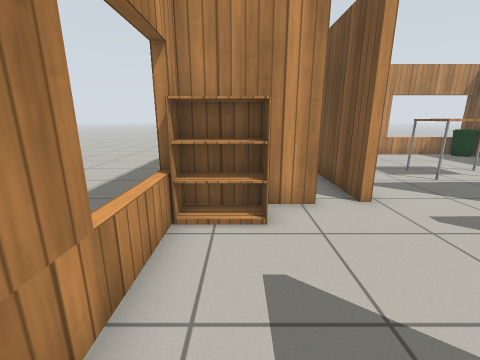
View 1 (above)

20 first-person views from a walk through a Gazebo world. The camera is 1 m above the floor, tilts 14° down and sees 90° across. The floor is counted in squares, 0.5 m on a side. Each view is taken from the middle of a square. On the plan, view 1 faces up. The plan holds only what a view shows up to about 15 squares ahead; the rest is blank. Gazebo's built-in surfaces are drawn with simple patterns.

View 2
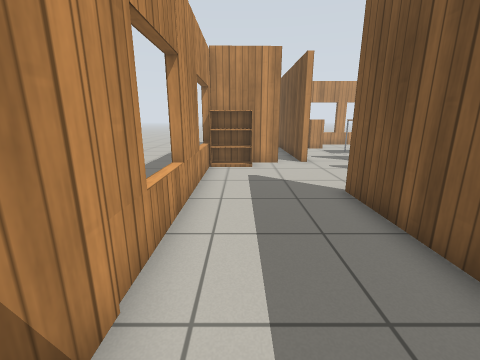

View 3
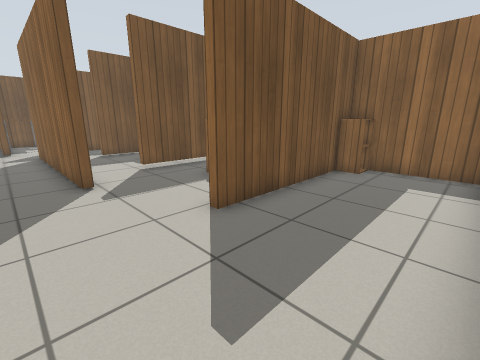

View 4
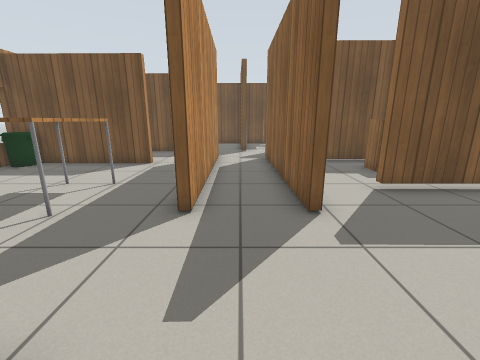

View 5
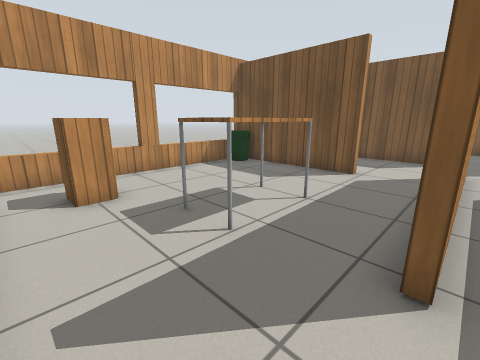

View 6
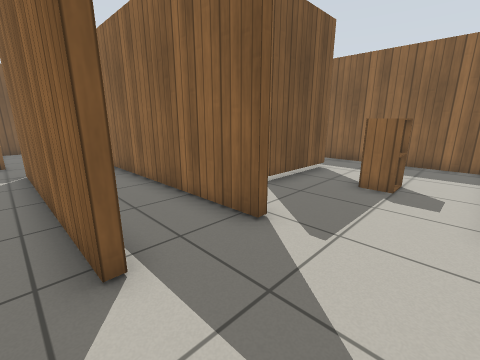

View 7
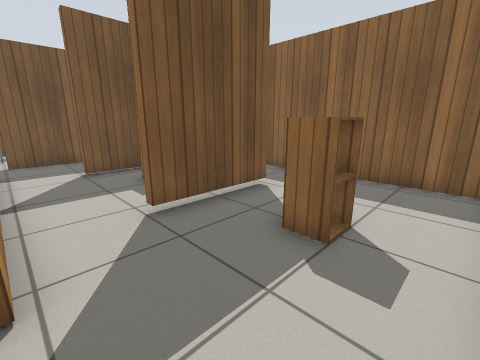

View 8
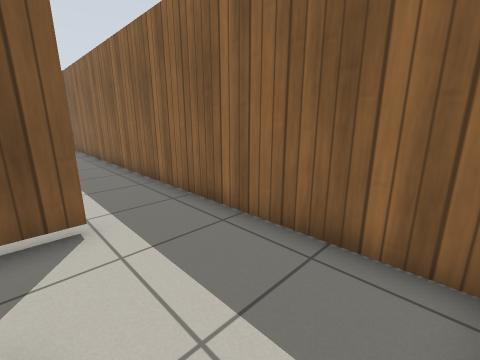

View 9
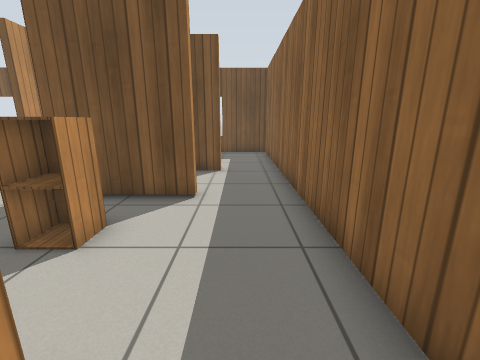

View 10
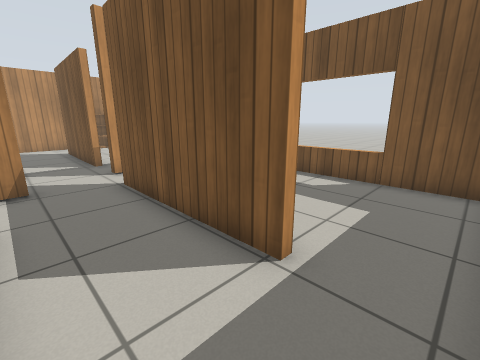

View 11
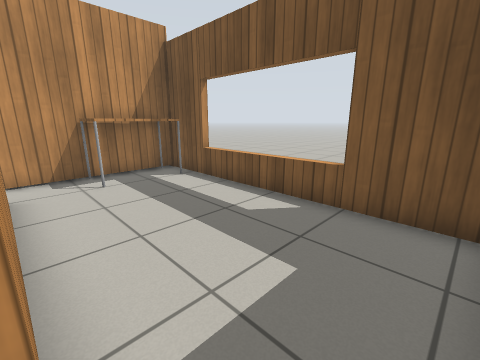

View 12
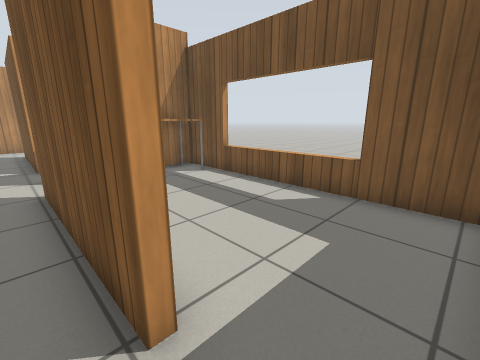

View 13
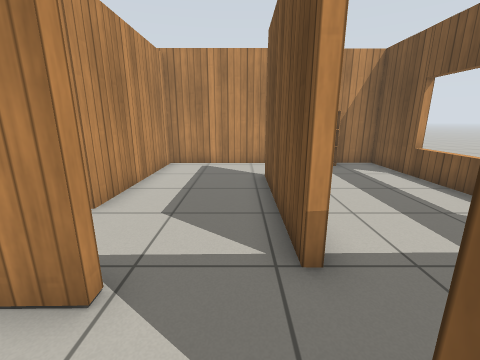

View 14
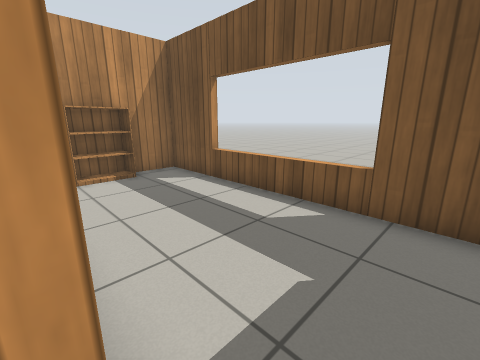

View 15
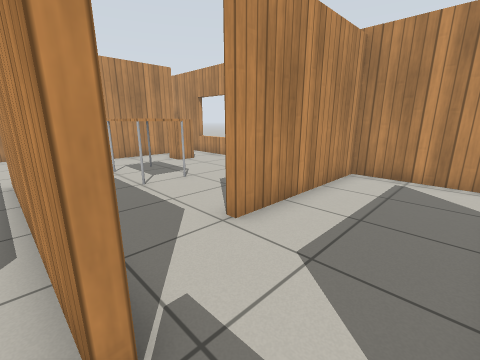

View 16
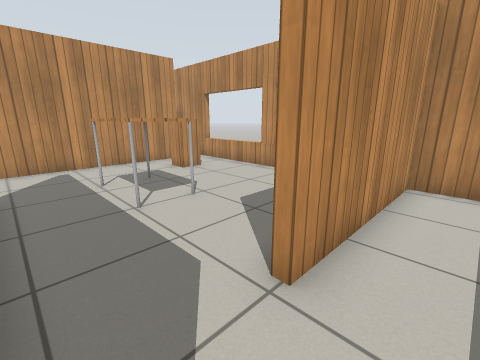

View 17
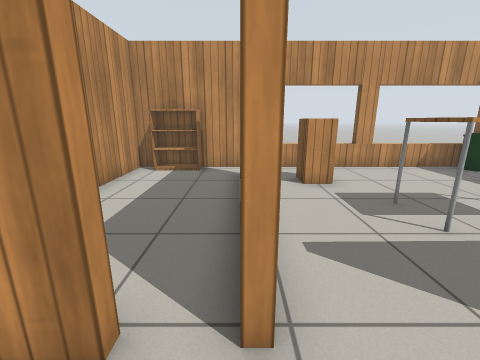

View 18
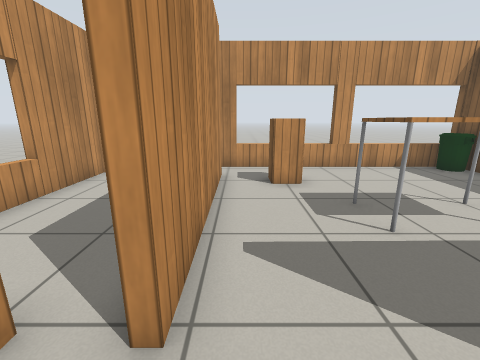

View 19
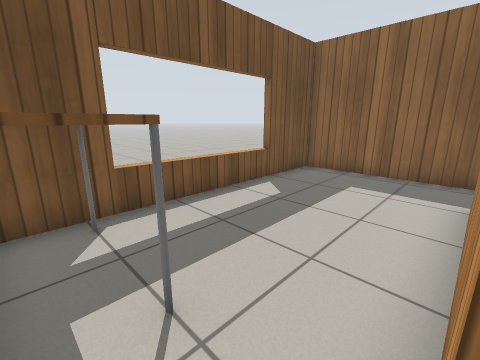

View 20
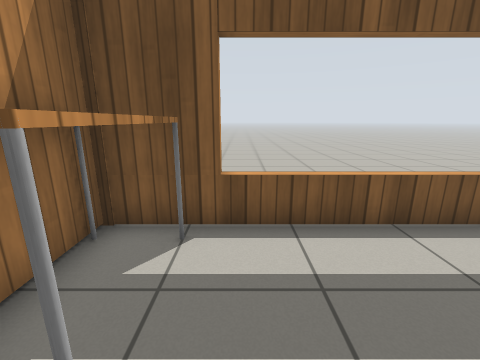

### Floor plan
Points are (right, up) in squares from view 1. A wall is a line through its corners. A room is listed if a view was taken in it or the views show most of it. See-through windows are left out.
Room 1 (views 1, 2, 3, 4)
walls: (-1.3, -0.2) (-1.8, -0.2); (-1.2, -6.6) (3, -6.6) (3, 0.8); (1.9, 5.6) (-1.3, 5.5) (-1.3, -5)
ways out: opening at (3, 3) to room 2; gap at (2, 6) to room 6
objects: bookshelf (-1, 5) to (0, 5); cabinet (2, -6) to (3, -6)
Room 2 (views 5, 6, 7, 13, 15, 16, 17, 18, 19)
walls: (13.3, 8.2) (13.4, 12.5); (7, 5.4) (15.4, 5.5) (15.4, 5.2) (7, 5.1) (7, 5.4); (13.7, 12.5) (13.6, 8.2); (6.9, 2.5) (15.4, 2.6); (11.2, 14.4) (3.4, 14.4); (17.9, 5.8) (17.9, 11.7); (3.3, 13) (3.3, 5.6); (17.5, 14.4) (13.6, 14.4)
ways out: opening at (3, 3) to room 1; opening at (5, 1.3) to room 3; opening at (16.5, 2) to room 3; opening at (18, 2.5) to room 4; opening at (18, 5) to room 5; opening at (18, 13) to room 5; opening at (3, 13.5) to room 6
objects: cabinet (5, 12) to (6, 12); table (7, 8) to (9, 9); bin (12, 13) to (13, 14)
Room 3 (views 8, 9, 10, 12)
walls: (8.7, -4) (8.7, -0.1) (9.1, -0.1); (14.1, -3.9) (14.1, 0); (15.4, 2.3) (14.8, 2.3); (17.6, -4.3) (17.6, 1.9); (3.6, -6.6) (17.5, -6.6)
low walls: (9.4, 2.2) (6.9, 2.2)
ways out: opening at (5, 1.3) to room 2; opening at (16.5, 2) to room 2; opening at (18, -5.5) to room 4
objects: cabinet (6, -2); cabinet (12, -2)
Room 4 (views 11, 20)
walls: (17.5, -6.6) (23.4, -6.6) (23.4, 3.7) (17.8, 3.6)
low walls: (17.9, 2) (17.9, -4.3)
ways out: opening at (18, 2.5) to room 2; opening at (18, -5.5) to room 3
objects: table (20, 2) to (23, 3)
Room 5 (view 14)
walls: (23.8, 11.7) (23.3, 11.7); (18.3, 5.8) (17.9, 5.8); (23.4, 4.8) (23.4, 14.4) (17.5, 14.4)
ways out: opening at (18, 5) to room 2; opening at (18, 13) to room 2
objects: bookshelf (20, 14) to (21, 14)
Room 6 (no view inside)
walls: (-1.3, 10.3) (-1.8, 10.3); (3.4, 14.4) (-1.3, 14.4) (-1.3, 9.1); (3, 5.6) (3, 9.9)
low walls: (3, 12.4) (3, 12.9)
ways out: gap at (2, 6) to room 1; opening at (3, 13.5) to room 2
objects: bookshelf (0, 14) to (1, 14)

Positions as (right, up) in squares from view 1, and headings:
1: (0, 0), facing up
2: (0, -6), facing up
3: (-1, 4), facing down-right
4: (2, 4), facing right
5: (4, 5), facing up-right
6: (4, 6), facing down-right
7: (4, 2), facing down-right
8: (4, -3), facing down-right
9: (8, -5), facing right
10: (15, -6), facing up-right
11: (18, -6), facing up-right
12: (17, -6), facing up-right
13: (17, 3), facing up
14: (18, 5), facing up-right
15: (17, 5), facing up-left
16: (15, 6), facing up-left
17: (3, 4), facing up
18: (4, 4), facing up
19: (18, 3), facing down-right
20: (19, 1), facing right
